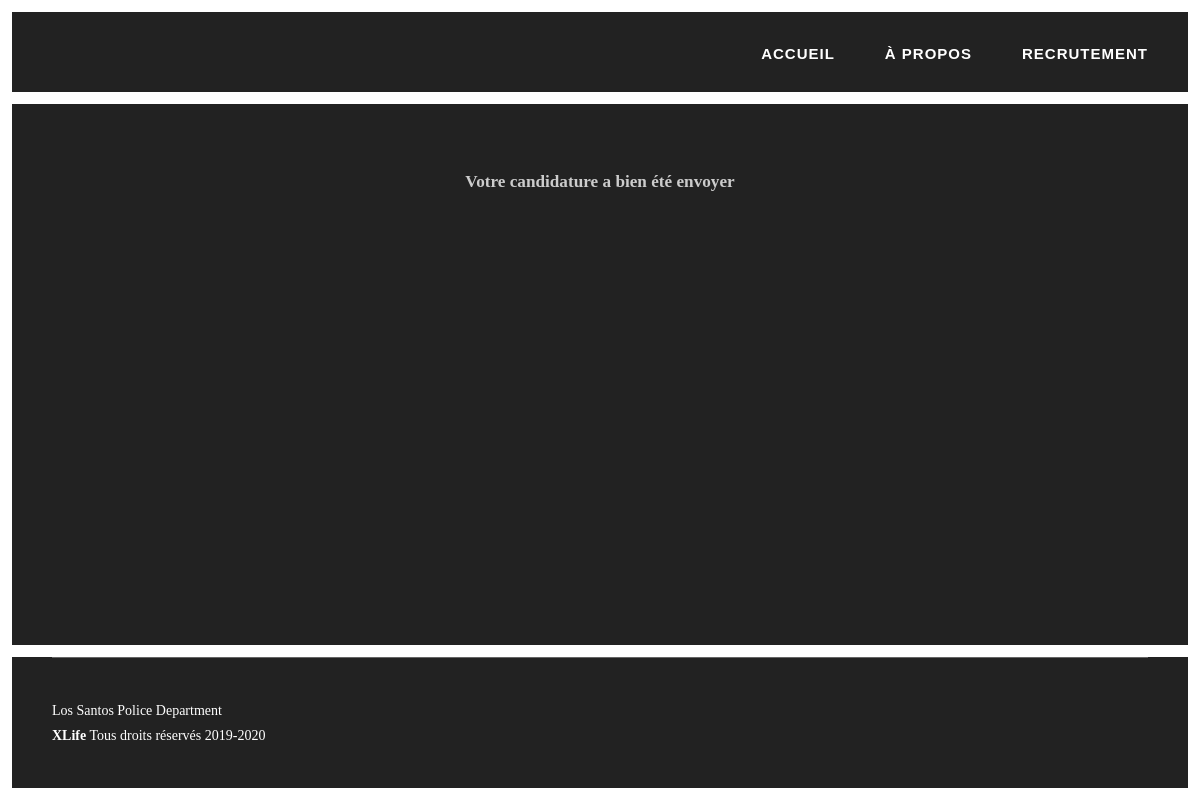
Page /launch/on/modules/lspd-presentation/success.php on the committed database.
### tables this page shows
CREATE TABLE `lspd_presentation` (
  `id` int(1) NOT NULL,
  `titre` varchar(255) NOT NULL,
  `nav_accueil` varchar(255) NOT NULL,
  `nav_a_propos` varchar(255) NOT NULL,
  `nav_recrutement` varchar(255) NOT NULL,
  `text_lspd_accueil` varchar(255) NOT NULL,
  `text_devise_accueil` varchar(255) NOT NULL,
  `sous_titre_accueil` varchar(255) NOT NULL,
  `histoire_titre_accueil` varchar(255) NOT NULL,
  `histoire_sous_titre_accueil` varchar(255) NOT NULL,
  `histoire_description_accueil` longtext NOT NULL,
  `join_accueil` varchar(255) NOT NULL,
  `histoire_titre_a_propos` varchar(255) NOT NULL,
  `histoire_sous_titre_a_propos` varchar(255) NOT NULL,
  `description1_a_propos` longtext NOT NULL,
  `description2_a_propos` longtext NOT NULL,
  `description_recrutement` longtext NOT NULL,
  `nom_recrutement` varchar(255) NOT NULL,
  `id_discord_recrutement` varchar(255) NOT NULL,
  `candidature_recrutement` varchar(255) NOT NULL,
  `success_recrutement` longtext NOT NULL
);

### launch/on/modules/lspd-presentation/success.php (the view, shortened to what this page needs)
<!DOCTYPE html>
<html class="no-js" prefix="og: https://ogp.me/ns#" lang="fr">
<head><meta charset="utf-8"><meta http-equiv="X-UA-Compatible" content="IE=edge,chrome=1"><meta name="viewport" content="width=device-width,initial-scale=1,viewport-fit=cover"><meta name="msapplication-tap-highlight" content="no">
	<link rel="stylesheet" href="assets/css/style1.css" data-wnd_typography_file="">
	<link rel="stylesheet" href="assets/css/style2.css" data-wnd_typography_file="">
	<link rel="stylesheet" href="assets/css/style3.css" data-wnd_typography_file="">
	<link rel="stylesheet" href="assets/css/style4.css" data-wnd_typography_file="">
	<link rel="stylesheet" href="assets/css/style5.css" data-wnd_typography_file="">
</head><body class="l l-03 layout-03 c-s-m wt-page ac-s ac-i   b-btn-sq b-btn-s-l b-btn-dn b-btn-bw-1 img-d-n img-t-u img-h-n line-solid b-e-ds lbox-d c-s-m   wnd-fe">
	<div class="wnd-page cs-gray ac-twine">
		<div id="wrapper" class="l-w t-07">
			<header id="header" class="l-h">
				<div class="section-wrapper cf">
	<div class="section-wrapper-content cf"><div data-space="true" class="s section header header-03 page sc-d">
	<div class="header-wrapper header-fixed wnd-fixed header-bg cf">
	<div class="section-bg s-bg">
		<div class="section-bg-layer">
		</div>
	</div>
	<div class="nav-line initial-state section-inner">
		<div class="logo logo-default josefix wnd-logo-with-text wnd-iar-1-1" id="wnd_LogoBlock_939848" data-wnd_mvc_type="wnd.fe.LogoBlock">
    <div class="logo-content">
    </div>
</div>
		<nav id="menu" role="navigation"><div class="menu-font">
	<ul class="level-1"><li>
	<?php
	include("../../../config/config.php");
	$reponse = $bdd->query('SELECT * FROM lspd_presentation');
	while ($data = $reponse->fetch()) {
	?>
			<a class="menu-item" href="index.php"><span class="menu-item-text"><?php echo $data['nav_accueil']; ?></span></a>
		</li><li>
			<a class="menu-item" href="a-propos.php"><span class="menu-item-text"><?php echo $data['nav_a_propos']; ?></span></a>
		</li><li>
			<a class="menu-item" href="recrutement.php"><span class="menu-item-text"><?php echo $data['nav_recrutement']; ?></span></a>
		</li>
	</ul><span class="more-text">Plus</span>
</div></nav>
	</div>
</div>
</div></div>
</div>
			</header><main id="main" class="l-m" role="main">
				<div class="section-wrapper cf">
	<div class="section-wrapper-content cf"><section data-space="true" class="s section default-01 spacing sc-d"><div class="section-bg s-bg">
		<div class="section-bg-layer">
		</div>
	</div>
	<div class="section-inner">
		<div class="content ez cf wnd-no-cols">
	<div class="ez-c"><div class="b-gal b-gal-feed b-gal-grid b cf grid-2" id="wnd_PhotoGalleryBlock_28497">
</div><div class="b b-text cf">
	<div class="b-c b-text-c b-s b-s-t60 b-s-b60 cf"><p class="wnd-align-center"><strong><?php echo $data['success_recrutement']; ?></strong></p></div>
</div><div class="b form block cf typo-03">
</div></div>
</div>
	</div>
</section></div>
</div>
			</main><footer id="footer" class="l-f">
				<div class="section-wrapper cf">
	<div class="section-wrapper-content cf"><section wn-border="top" wn-border-element="footer-line" class="s section footer-01 footer-font borderless sc-d"><div class="section-bg s-bg">
		<div class="section-bg-layer">
		</div>
	</div>
	<div class="section-inner">
		<div class="footer-line cf">
			<div class="footer-texts cf">
				<div class="copyright cf">
					<span class="inline-text">
	<span>Los Santos Police Department</span>
</span><br>
					<span class="inline-text">
	<span><b>XLife</b> Tous droits réservés&nbsp;2019-2020</span>
</span>
				</div>
			</div>
		</div>
	</div>
</section></div>
</div>
			</footer></div>
	</div>
<?php
}
$reponse->closeCursor();  ?>
</body></html>

### launch/on/modules/lspd-presentation/assets/css/style1.css (style rules this page uses)
.t-07 { -moz-osx-font-smoothing:grayscale;-webkit-font-smoothing:subpixel-antialiased;font-family:Merriweather,Georgia,serif;font-size:.95rem;line-height:1.8;font-style:normal;font-weight:300 }
.t-07 .wt-bold,.t-07 b,.t-07 strong { font-weight:700 }
.t-07 p { padding:0 0 .875rem;margin:0 }
.t-07 p:last-child { padding-bottom:0 }
.t-07 .footer-font { font-family:Merriweather,Georgia,serif;font-weight:300 }
.t-07 .footer-font .inline-text>span,.t-07 .footer-font .lang-select,.t-07 .footer-font .sf-content { font-size:14px }
.t-07 .menu-font { font-family:Josefix,Arial,sans-serif;font-weight:600 }
.t-07 .menu-item { font-size:.875rem;letter-spacing:.0625rem }
@media screen and (min-width:37.5em) { .t-07 { font-size:1rem;line-height:1.875 } }
@media screen and (min-width:37.5em) { .t-07 .b-text ol,.t-07 p { padding-bottom:.9375rem } }
@media screen and (min-width:48em) { .t-07 .b-text blockquote,.t-07 .b-text blockquote.wnd-align-center,.t-07 .b-text blockquote.wnd-align-justify,.t-07 .b-text blockquote.wnd-align-left,.t-07 .b-text blockquote.wnd-align-right,.t-07 .b-text h1,.t-07 .b-text h1.wnd-align-center,.t-07 .b-text h1.wnd-align-justify,.t-07 .b-text h1.wnd-align-left,.t-07 .b-text h1.wnd-align-right,.t-07 .b-text h2,.t-07 .b-text h2.wnd-align-center,.t-07 .b-text h2.wnd-align-justify,.t-07 .b-text h2.wnd-align-left,.t-07 .b-text h2.wnd-align-right,.t-07 .b-text h3,.t-07 .b-text h3.wnd-align-center,.t-07 .b-text h3.wnd-align-justify,.t-07 .b-text h3.wnd-align-left,.t-07 .b-text h3.wnd-align-right,.t-07 p,.t-07 p.wnd-align-center,.t-07 p.wnd-align-justify,.t-07 p.wnd-align-left,.t-07 p.wnd-align-right { padding-right:0;padding-left:0 } }
@media screen and (min-width:56.25em) { .t-07 { font-size:1.075rem;line-height:1.88235 } }
@media screen and (min-width:56.25em) { .t-07 p { padding-bottom:1rem } }
@media screen and (min-width:56.25em) { .t-07 p,.t-07 p.wnd-align-center,.t-07 p.wnd-align-justify,.t-07 p.wnd-align-left,.t-07 p.wnd-align-right { padding-right:0;padding-left:0 } }
@media screen and (min-width:56.25em) { .t-07 .menu-item { font-size:.9375rem;text-transform:uppercase } }
@media screen and (min-width:75em) { .t-07 .b-text blockquote,.t-07 .b-text blockquote.wnd-align-center,.t-07 .b-text blockquote.wnd-align-justify,.t-07 .b-text blockquote.wnd-align-left,.t-07 .b-text blockquote.wnd-align-right,.t-07 .b-text h1,.t-07 .b-text h1.wnd-align-center,.t-07 .b-text h1.wnd-align-justify,.t-07 .b-text h1.wnd-align-left,.t-07 .b-text h1.wnd-align-right,.t-07 .b-text h2,.t-07 .b-text h2.wnd-align-center,.t-07 .b-text h2.wnd-align-justify,.t-07 .b-text h2.wnd-align-left,.t-07 .b-text h2.wnd-align-right,.t-07 .b-text h3,.t-07 .b-text h3.wnd-align-center,.t-07 .b-text h3.wnd-align-justify,.t-07 .b-text h3.wnd-align-left,.t-07 .b-text h3.wnd-align-right,.t-07 p,.t-07 p.wnd-align-center,.t-07 p.wnd-align-justify,.t-07 p.wnd-align-left,.t-07 p.wnd-align-right { padding-right:0;padding-left:0 } }

### rows in the picture
lspd_presentation: nav_accueil "ACCUEIL", nav_a_propos "À PROPOS", nav_recrutement "RECRUTEMENT", success_recrutement "Votre candidature a bien été envoyer"
